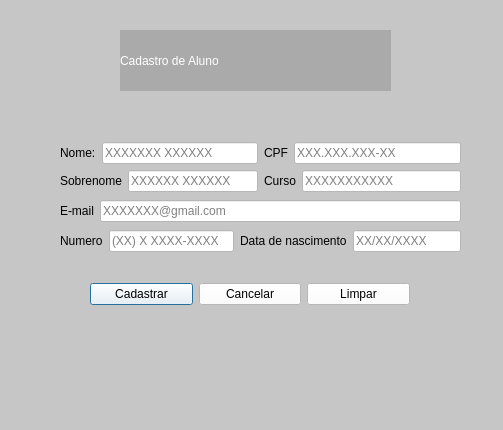
<?xml version="1.0" encoding="UTF-8"?>
<ui version="4.0">
 <class>Dialog</class>
 <widget class="QDialog" name="Dialog">
  <property name="geometry">
   <rect>
    <x>0</x>
    <y>0</y>
    <width>503</width>
    <height>430</height>
   </rect>
  </property>
  <property name="windowTitle">
   <string>Dialog</string>
  </property>
  <property name="styleSheet">
   <string notr="true">background-color: rgb(198, 198, 198);
border-color: rgb(0, 0, 0);</string>
  </property>
  <widget class="QLabel" name="label">
   <property name="geometry">
    <rect>
     <x>120</x>
     <y>30</y>
     <width>271</width>
     <height>61</height>
    </rect>
   </property>
   <property name="styleSheet">
    <string notr="true">color: rgb(255, 255, 255);
background-color: rgb(170, 170, 170);
font: 75 22pt &quot;Verdana&quot;;</string>
   </property>
   <property name="text">
    <string>Cadastro de Aluno</string>
   </property>
  </widget>
  <widget class="QWidget" name="">
   <property name="geometry">
    <rect>
     <x>90</x>
     <y>280</y>
     <width>320</width>
     <height>28</height>
    </rect>
   </property>
   <layout class="QHBoxLayout" name="horizontalLayout_7">
    <item>
     <widget class="QPushButton" name="btn_cadastrar">
      <property name="styleSheet">
       <string notr="true">background-color: rgb(255, 255, 255);
font: 75 8pt &quot;Verdana&quot;;</string>
      </property>
      <property name="text">
       <string>Cadastrar</string>
      </property>
     </widget>
    </item>
    <item>
     <widget class="QPushButton" name="btn_cancelar">
      <property name="styleSheet">
       <string notr="true">background-color: rgb(255, 255, 255);
font: 75 8pt &quot;Verdana&quot;;</string>
      </property>
      <property name="text">
       <string>Cancelar</string>
      </property>
     </widget>
    </item>
    <item>
     <widget class="QPushButton" name="btn_limpar">
      <property name="styleSheet">
       <string notr="true">background-color: rgb(255, 255, 255);
font: 75 8pt &quot;Verdana&quot;;</string>
      </property>
      <property name="text">
       <string>Limpar</string>
      </property>
     </widget>
    </item>
   </layout>
  </widget>
  <widget class="QWidget" name="">
   <property name="geometry">
    <rect>
     <x>60</x>
     <y>140</y>
     <width>401</width>
     <height>116</height>
    </rect>
   </property>
   <layout class="QVBoxLayout" name="verticalLayout_4">
    <item>
     <layout class="QVBoxLayout" name="verticalLayout_3">
      <item>
       <layout class="QHBoxLayout" name="horizontalLayout_6">
        <item>
         <layout class="QVBoxLayout" name="verticalLayout">
          <item>
           <layout class="QHBoxLayout" name="horizontalLayout_3">
            <item>
             <widget class="QLabel" name="label_2">
              <property name="text">
               <string>Nome:</string>
              </property>
             </widget>
            </item>
            <item>
             <widget class="QLineEdit" name="input_nome">
              <property name="styleSheet">
               <string notr="true">background-color: rgb(255, 255, 255);
font: 75 8pt &quot;Verdana&quot;;</string>
              </property>
              <property name="placeholderText">
               <string>XXXXXXX XXXXXX</string>
              </property>
             </widget>
            </item>
           </layout>
          </item>
          <item>
           <layout class="QHBoxLayout" name="horizontalLayout_2">
            <item>
             <widget class="QLabel" name="label_3">
              <property name="text">
               <string>Sobrenome</string>
              </property>
             </widget>
            </item>
            <item>
             <widget class="QLineEdit" name="input_sobrenome">
              <property name="styleSheet">
               <string notr="true">background-color: rgb(255, 255, 255);
font: 75 8pt &quot;Verdana&quot;;</string>
              </property>
              <property name="placeholderText">
               <string>XXXXXX XXXXXX</string>
              </property>
             </widget>
            </item>
           </layout>
          </item>
         </layout>
        </item>
        <item>
         <layout class="QVBoxLayout" name="verticalLayout_2">
          <item>
           <layout class="QHBoxLayout" name="horizontalLayout_4">
            <item>
             <widget class="QLabel" name="label_4">
              <property name="text">
               <string>CPF</string>
              </property>
             </widget>
            </item>
            <item>
             <widget class="QLineEdit" name="input_cpf">
              <property name="styleSheet">
               <string notr="true">background-color: rgb(255, 255, 255);
font: 75 8pt &quot;Verdana&quot;;</string>
              </property>
              <property name="placeholderText">
               <string>XXX.XXX.XXX-XX</string>
              </property>
             </widget>
            </item>
           </layout>
          </item>
          <item>
           <layout class="QHBoxLayout" name="horizontalLayout_5">
            <item>
             <widget class="QLabel" name="label_5">
              <property name="text">
               <string>Curso</string>
              </property>
             </widget>
            </item>
            <item>
             <widget class="QLineEdit" name="input_curso">
              <property name="styleSheet">
               <string notr="true">background-color: rgb(255, 255, 255);
font: 75 8pt &quot;Verdana&quot;;</string>
              </property>
              <property name="placeholderText">
               <string>XXXXXXXXXXX</string>
              </property>
             </widget>
            </item>
           </layout>
          </item>
         </layout>
        </item>
       </layout>
      </item>
     </layout>
    </item>
    <item>
     <layout class="QHBoxLayout" name="horizontalLayout_9">
      <item>
       <widget class="QLabel" name="label_8">
        <property name="text">
         <string>E-mail</string>
        </property>
        <property name="textFormat">
         <enum>Qt::AutoText</enum>
        </property>
       </widget>
      </item>
      <item>
       <widget class="QLineEdit" name="input_email_2">
        <property name="styleSheet">
         <string notr="true">background-color: rgb(255, 255, 255);
font: 75 8pt &quot;Verdana&quot;;</string>
        </property>
        <property name="placeholderText">
         <string>XXXXXXX@gmail.com</string>
        </property>
       </widget>
      </item>
     </layout>
    </item>
    <item>
     <layout class="QHBoxLayout" name="horizontalLayout_10">
      <item>
       <layout class="QHBoxLayout" name="horizontalLayout_8">
        <item>
         <widget class="QLabel" name="label_6">
          <property name="text">
           <string>Numero</string>
          </property>
          <property name="textFormat">
           <enum>Qt::AutoText</enum>
          </property>
         </widget>
        </item>
        <item>
         <widget class="QLineEdit" name="input_email">
          <property name="styleSheet">
           <string notr="true">background-color: rgb(255, 255, 255);
font: 75 8pt &quot;Verdana&quot;;</string>
          </property>
          <property name="placeholderText">
           <string>(XX) X XXXX-XXXX</string>
          </property>
         </widget>
        </item>
       </layout>
      </item>
      <item>
       <layout class="QHBoxLayout" name="horizontalLayout">
        <item>
         <widget class="QLabel" name="label_7">
          <property name="text">
           <string>Data de nascimento</string>
          </property>
          <property name="textFormat">
           <enum>Qt::AutoText</enum>
          </property>
         </widget>
        </item>
        <item>
         <widget class="QLineEdit" name="input_nascimento_2">
          <property name="styleSheet">
           <string notr="true">background-color: rgb(255, 255, 255);
font: 75 8pt &quot;Verdana&quot;;</string>
          </property>
          <property name="placeholderText">
           <string>XX/XX/XXXX</string>
          </property>
         </widget>
        </item>
       </layout>
      </item>
     </layout>
    </item>
   </layout>
  </widget>
  <zorder>label_2</zorder>
  <zorder>btn_cadastrar</zorder>
  <zorder>btn_cancelar</zorder>
  <zorder>btn_limpar</zorder>
  <zorder>input_nome</zorder>
  <zorder>label_3</zorder>
  <zorder>label_4</zorder>
  <zorder>label_5</zorder>
  <zorder>input_sobrenome</zorder>
  <zorder>input_cpf</zorder>
  <zorder>input_curso</zorder>
  <zorder>input_email</zorder>
  <zorder>label_6</zorder>
  <zorder>label_8</zorder>
  <zorder>input_email_2</zorder>
  <zorder>label</zorder>
 </widget>
 <resources/>
 <connections/>
</ui>
